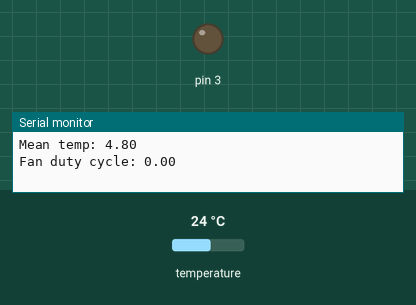
A sketch run on a simulated Arduino Uno, built with avr-gcc and run on an emulated ATmega328P. Shown: output pins drawn as LEDs (lit = HIGH), the last lines printed to the serial monitor. The test bench sets the inputs (shaded band); at power-on: temperature 24 °C.

Above: at 3.3 s.
3.4 s: temperature set to 28 °C
At 5.6 s:
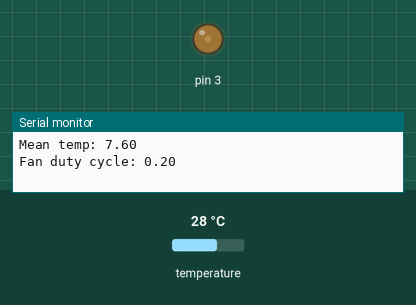
5.9 s: temperature set to 33 °C
At 7.5 s:
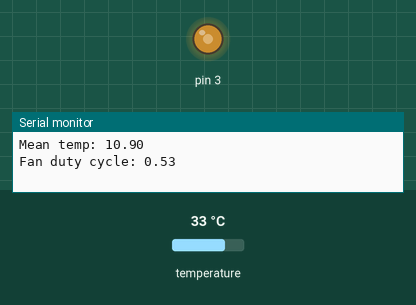
8.4 s: temperature set to 41 °C
At 10.9 s:
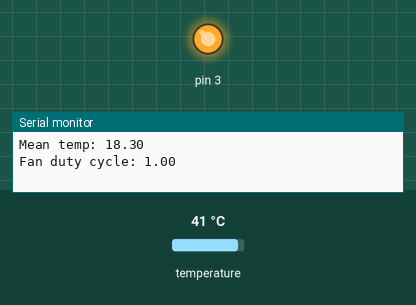
Timing chart, 0 to 12.4 s (numbered marks = the images above; inputs shaded):
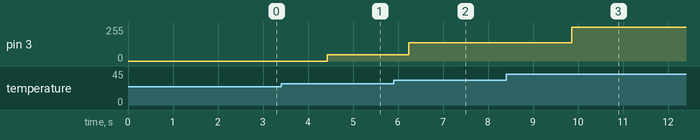

Measured:
- after the input at 3.4 s, pin 3: 0/255 → 48/255 after 1.0 s
- after the input at 5.9 s, pin 3: 48/255 → 136/255 after 0.34 s
- after the input at 8.4 s, pin 3: 136/255 → 255/255 after 1.5 s

The sketch:

fanctrl.ino
```cpp
#include <OneWire.h>
#include <DallasTemperature.h>

// Data wire is plugged into pin 2 on the Arduino
#define ONE_WIRE_BUS 2
// Setup a oneWire instance to communicate with any OneWire devices
// (not just Maxim/Dallas temperature ICs)
OneWire oneWire(ONE_WIRE_BUS);
// Pass our oneWire reference to Dallas Temperature.
DallasTemperature sensors(&oneWire);

//Array for temperature readings
#define ARRAY_LEN 10
float TEMP_ARRAY[ARRAY_LEN];

//Temperature range (degrees celsius) in between the fan speed is modulated
#define TEMP_DUTY_MIN 25.
#define TEMP_DUTY_MAX 40.
#define DUTY_MIN 0.
#define DUTY_MAX 1.

//Configure Timer 2 (pin 3) to output 25kHz PWM. Pin 11 will be unavailable for output in this mode
void setupTimer2(){
  //Set PWM frequency to about 25khz on pin 3 (timer 2 mode 5, prescale 8, count to 79)
  TIMSK2 = 0;
  TIFR2 = 0;
  TCCR2A = (1 << COM2B1) | (1 << WGM21) | (1 << WGM20);
  TCCR2B = (1 << WGM22) | (1 << CS21);
  OCR2A = 79;
  OCR2B = 0;
}

//Equivalent of analogWrite on pin 3
void setPWM2(float f){
    f=f<0?0:f>1?1:f;
    OCR2B = (uint8_t)(79*f);
}

// Update temperature array
void updateTempArr(float temp) {
  for (int i = ARRAY_LEN -1; i >= 1; i--) {
    TEMP_ARRAY[i] = TEMP_ARRAY[i-1];
  }
  TEMP_ARRAY[0] = temp;
}

// Output temperature array
void outputTempArr() {
  Serial.print("[");
  for (int i = 0; i < ARRAY_LEN; i++) {
    Serial.print(TEMP_ARRAY[i]);
    if (i != ARRAY_LEN -1) {
      Serial.print(", ");
    } else {
      Serial.print("]\n");
    }
  }
}

// Get mean value of temperature array
float meanTempArr() {
  float temp = 0;
  for (int i = 0; i < ARRAY_LEN; i++) {
    temp = temp + TEMP_ARRAY[i];
  }
  return temp / ARRAY_LEN;
}

void setup() {
  // start serial port
  Serial.begin(9600);
  // Start up the library
  sensors.begin();

  //enable outputs for Timer 2
  pinMode(3,OUTPUT); //2
  setupTimer2();
}

void loop() {
  // Call sensors.requestTemperatures() to issue a global temperature
  // Request to all devices on the bus
  sensors.requestTemperatures(); // Send the command to get temperature readings
  //Serial.print(sensors.getTempCByIndex(0));
  float temp = float(sensors.getTempCByIndex(0));
  updateTempArr(temp);
  Serial.println("");
  outputTempArr();
  Serial.println("Mean temp: " + String(meanTempArr()));

  // Calculate PWM from temp reading
  float duty;
  if (temp <= TEMP_DUTY_MIN) {
    duty = 0.0f;
  } else if (temp >= TEMP_DUTY_MAX) {
    duty = 1.0f;
  } else {
    duty = (temp - TEMP_DUTY_MIN) / (TEMP_DUTY_MAX - TEMP_DUTY_MIN);
  }
  Serial.println("Fan duty cycle: " + String(duty));

  // Set speed of fan
  setPWM2(duty);

  delay(1000);
}
```
